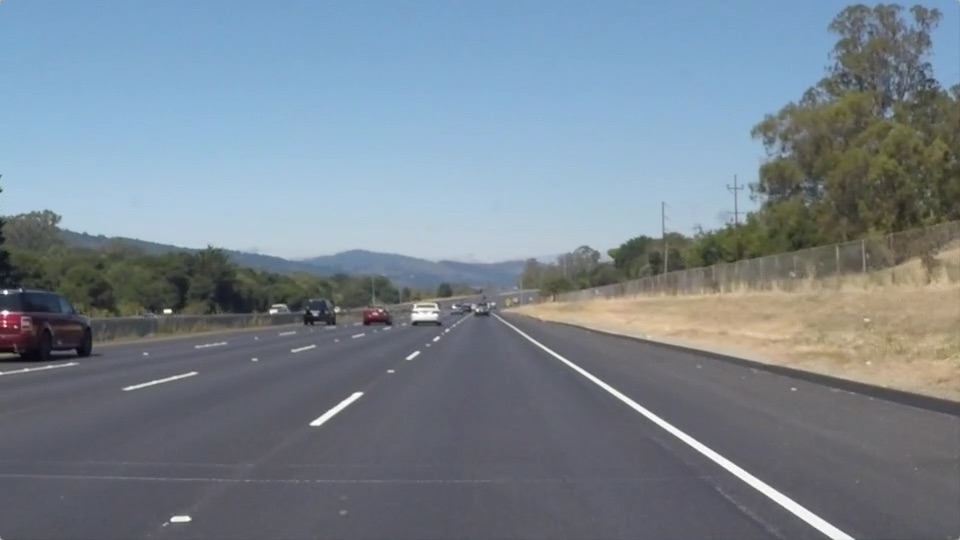
#> input picture ch06/test_images/solidWhiteRight.jpg, 960 x 540 px
$ python -i pipeline.py   (imports and definitions only)
#> lines starting #> are read from the running program, lines starting #| are printed output that depends on the picture; after the words box and inside, x2 and y2 are one past the last pixel; in counts of white or black regions, pixels touching at a corner belong together
#> further down, picture is the input picture: shape (540, 960, 3); mean B, G, R 143.7, 132.6, 120.3
import numpy as np
import cv2


def set_region_of_interest(img, vertices):
    """

    :param img:       대상 이미지
    :param vertices:  이미지에서 남기고자 하는 영역의 꼭짓점 좌표 리스트
    :return:
    관심 영역만 마스킹 된 이미지
    """

    mask = np.zeros_like(img)
    cv2.fillPoly(mask, vertices, 255)

    return cv2.bitwise_and(img, mask)


def run(img):
    height, width = img.shape[:2]
#> height = 540; width = 960

    vertices = np.array([[(50, height),
                          (width // 2 - 45, height // 2 + 60),
                          (width // 2 + 45, height // 2 + 60),
                          (width - 50, height)]])

    # 1) BGR -> GRAY 영상으로 색 변환
    gray_img = cv2.cvtColor(img, cv2.COLOR_BGR2GRAY)
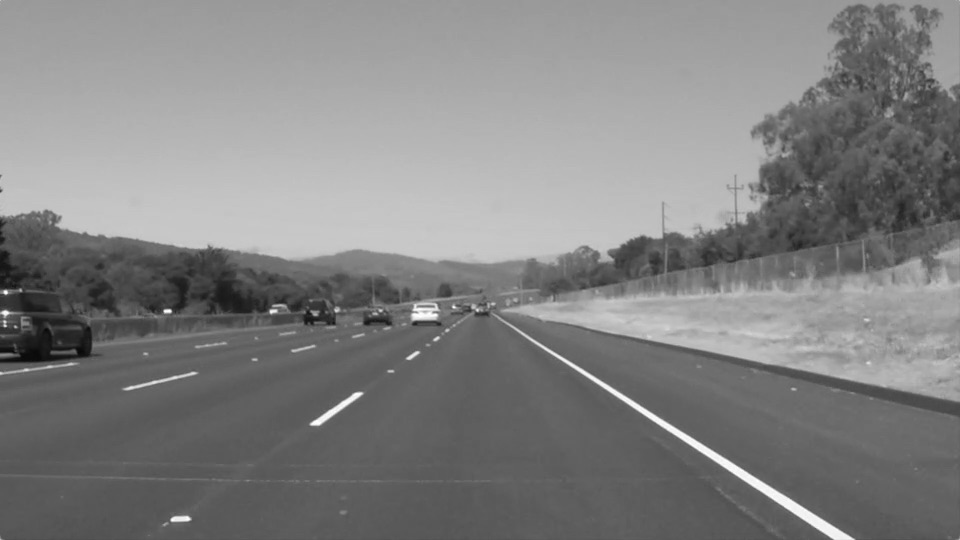
#> gray_img: shape (540, 960); min 8, max 255, mean 130.1

    # 2) 이미지 내 노이즈를 완화시키기 위해 blur 효과 적용
    blur_img = cv2.GaussianBlur(gray_img, (7, 7), 0)

    # 3) 캐니 엣지 검출을 사용하여 엣지 영상 검출
    edge_img = cv2.Canny(blur_img,70, 140)
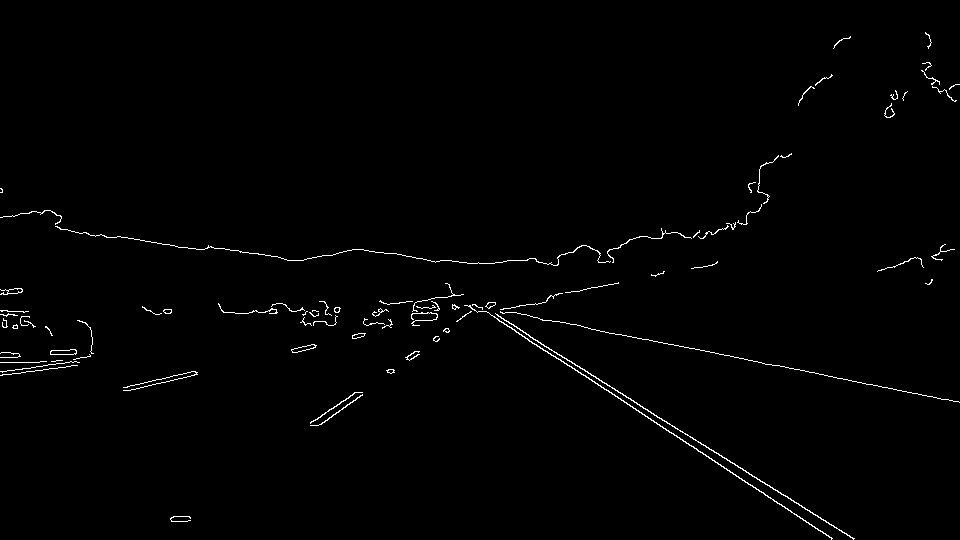
#> edge_img: shape (540, 960); 1% white in thin lines or dots

    # 4) 관심 영역(ROI; Region Of Interest)을 설정하여 배경 영역 제외
    roi_img = set_region_of_interest(edge_img,vertices)
#> in set_region_of_interest, `cv2.fillPoly(mask, vertices, 255)`:
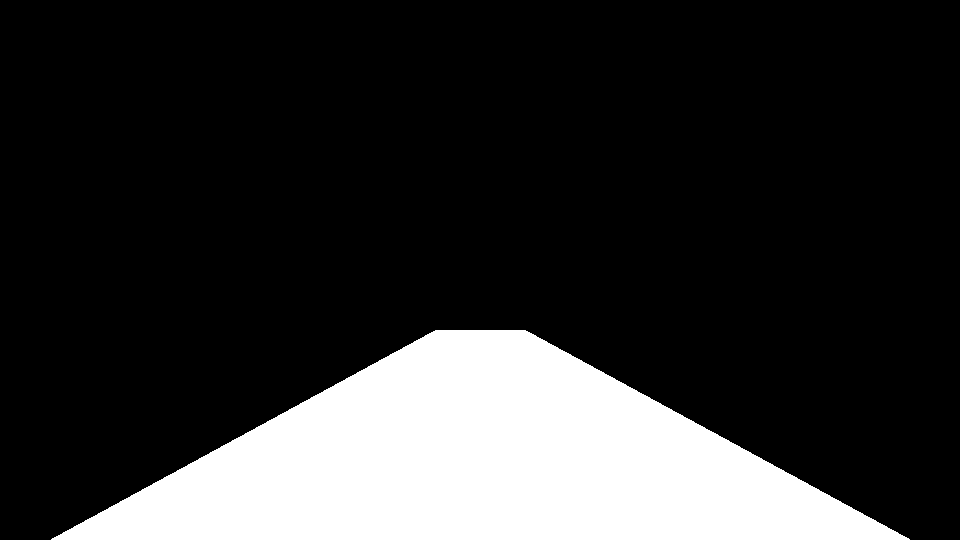
#> mask: shape (540, 960); 19.3% white; 1 white region, box (x1, y1, x2, y2) and area: (51, 330, 910, 540) 99925
#> in set_region_of_interest, `return cv2.bitwise_and(img, mask)`:
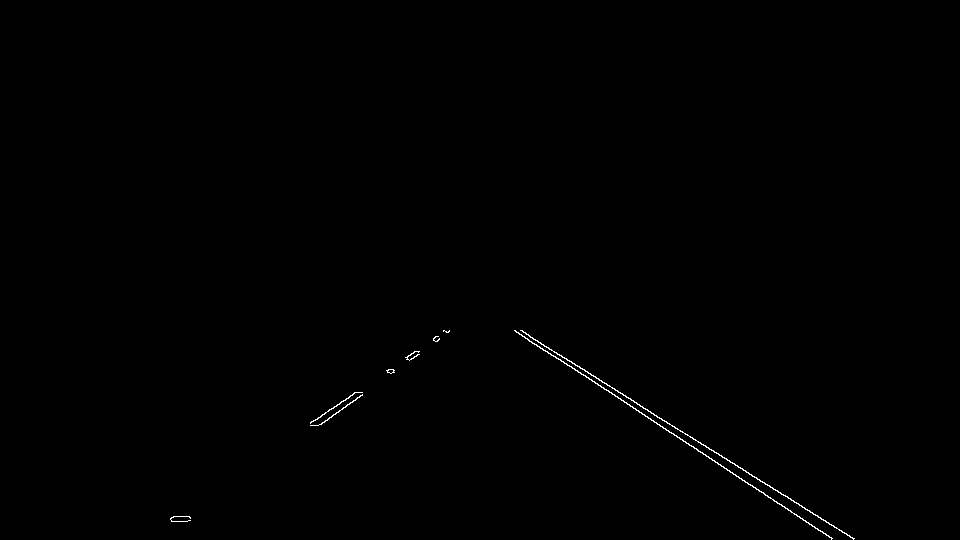
#> returned value: shape (540, 960); 0.26% white in thin lines or dots, all inside (x1, y1, x2, y2) = (170, 330, 855, 540)

    # 5) 허프 변환을 사용하여 조건을 만족하는 직선 검출
    lines = cv2.HoughLinesP(roi_img, 1, np.pi/180,10,None,15,40)
#> lines = 14 rows, first 6: [515, 331, 831, 537], [520, 330, 854, 538], [530, 337, 853, 539], [515, 330, 696, 448], [310, 423, 446, 331], [318, 425, 449, 330]

    result = np.copy(img)
    # 6) 찾은 직선들을 입력 이미지에 그리기
    for line in lines:
        for x1,y1,x2,y2 in line:
            result = cv2.line(img,(x1,y1),(x2,y2),(0,0,255),3)
#> this loop made 14 passes
#> line on passes 1 to 12: [[515, 331, 831, 537]], [[520, 330, 854, 538]], [[530, 337, 853, 539]], [[515, 330, 696, 448]], [[310, 423, 446, 331]], [[318, 425, 449, 330]], [[321, 424, 449, 331]], [[310, 422, 445, 331]], [[727, 470, 831, 538]], [[358, 392, 419, 351]], [[173, 516, 190, 517]], [[806, 521, 825, 521]]
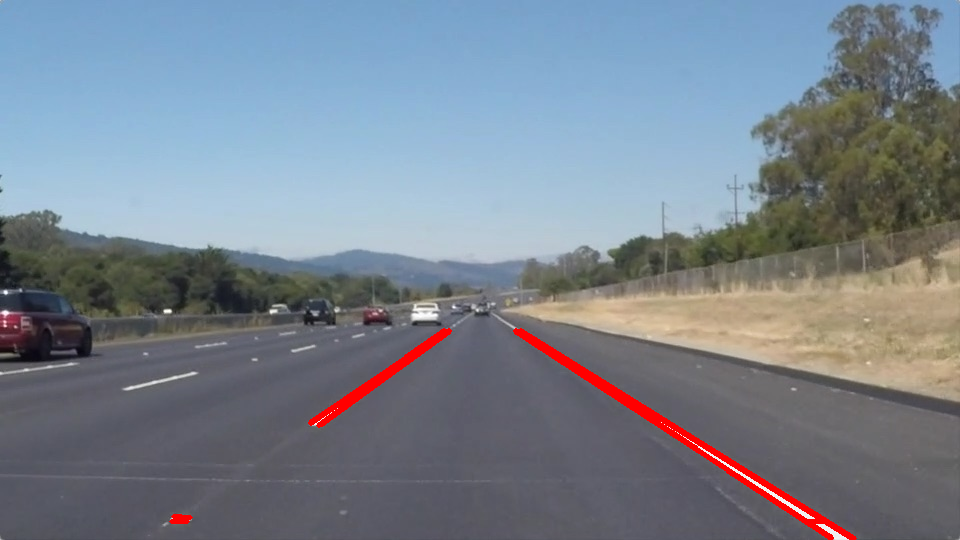
#> img: shape (540, 960, 3); 1.22% of pixels changed, all inside (x1, y1, x2, y2) = (169, 328, 857, 540)

    return result

>>> import cv2
>>> picture = cv2.imread('test_images/solidWhiteRight.jpg')
>>> result = run(picture)

$ run again, on ch06/test_images/solidYellowLeft.jpg
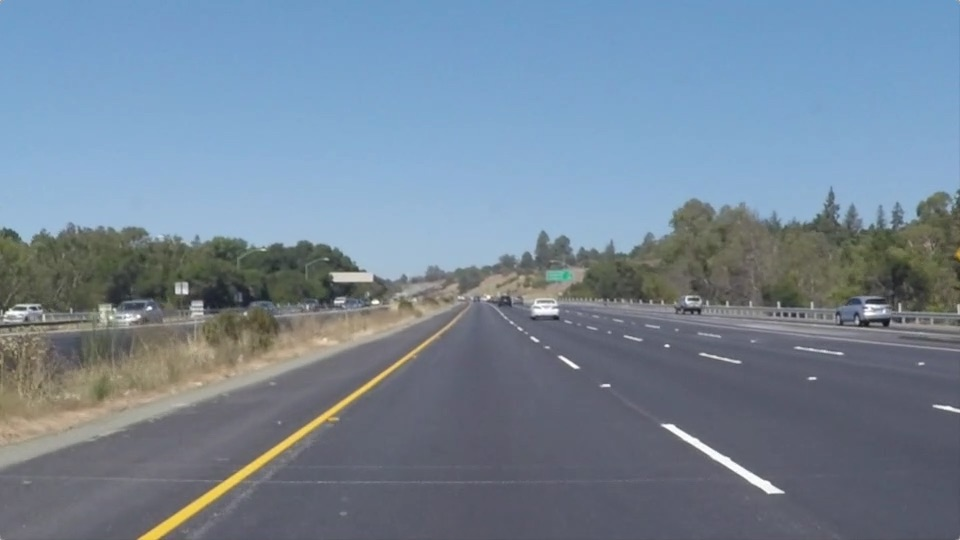
#> input picture ch06/test_images/solidYellowLeft.jpg, 960 x 540 px
#> picture is the input picture: shape (540, 960, 3); mean B, G, R 150.8, 133.6, 116.5
#> in run, `edge_img = cv2.Canny(blur_img,70, 140)`:
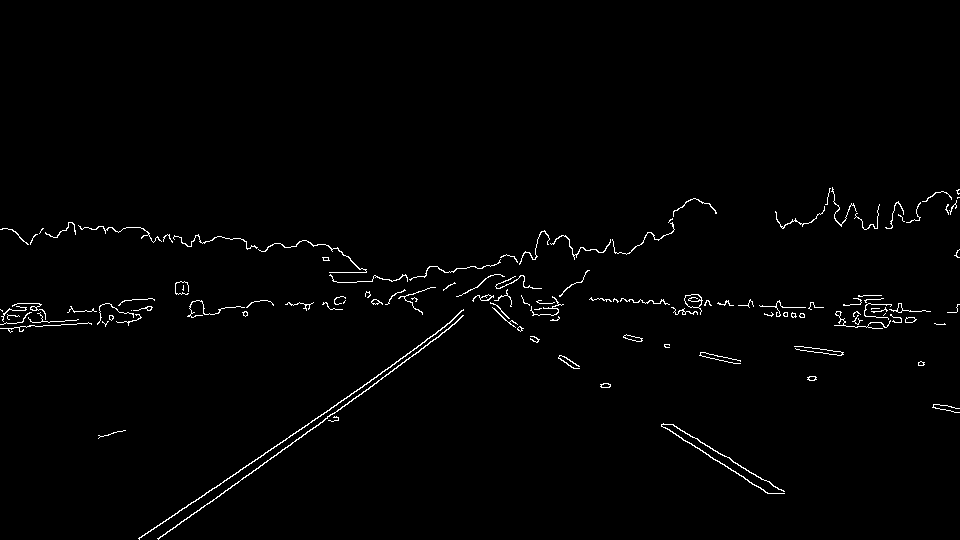
#> edge_img: shape (540, 960); 1.3% white in thin lines or dots, all inside (x1, y1, x2, y2) = (0, 187, 960, 540)
#> mask: shape (540, 960); 19.3% white; 1 white region, box (x1, y1, x2, y2) and area: (51, 330, 910, 540) 99925
#> lines = 33 rows, first 6: [209, 503, 440, 335], [382, 371, 440, 330], [390, 371, 446, 330], [661, 425, 770, 493], [304, 427, 394, 364], [521, 330, 610, 385]
#> the loop in run, `for line in lines:` made 33 passes
#> after the loop in run, `for line in lines:`:
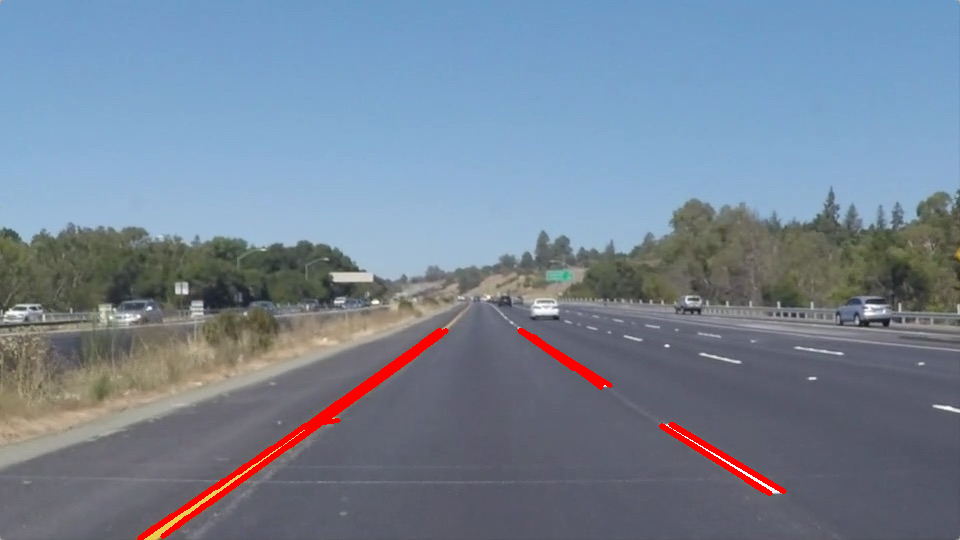
#> img: shape (540, 960, 3); 1.28% of pixels changed, all inside (x1, y1, x2, y2) = (137, 328, 787, 540)
